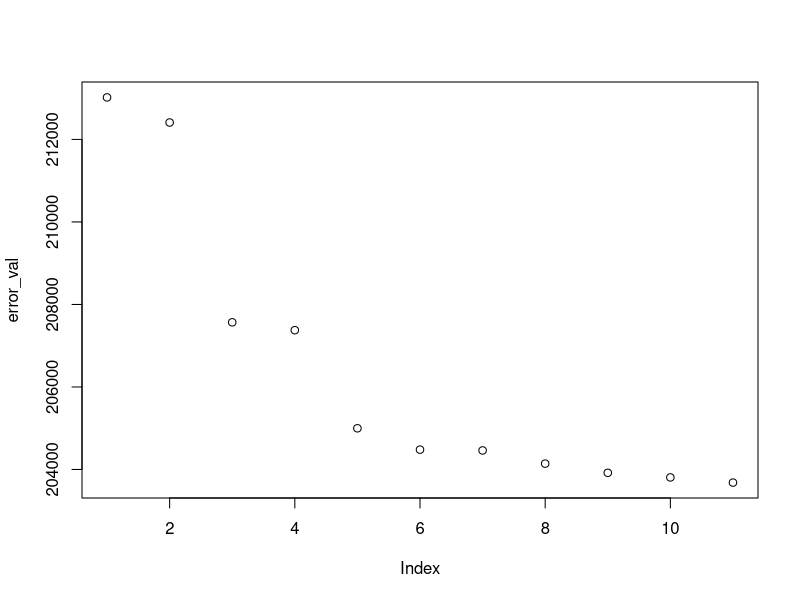
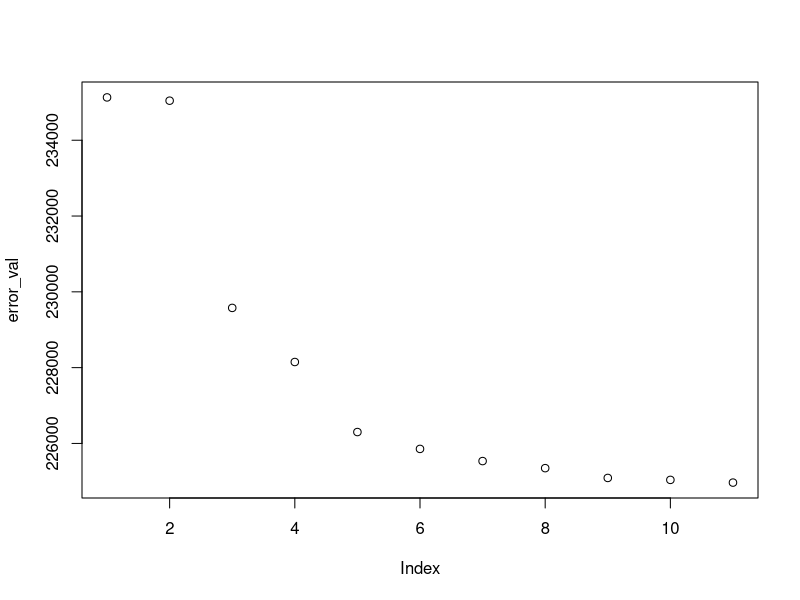
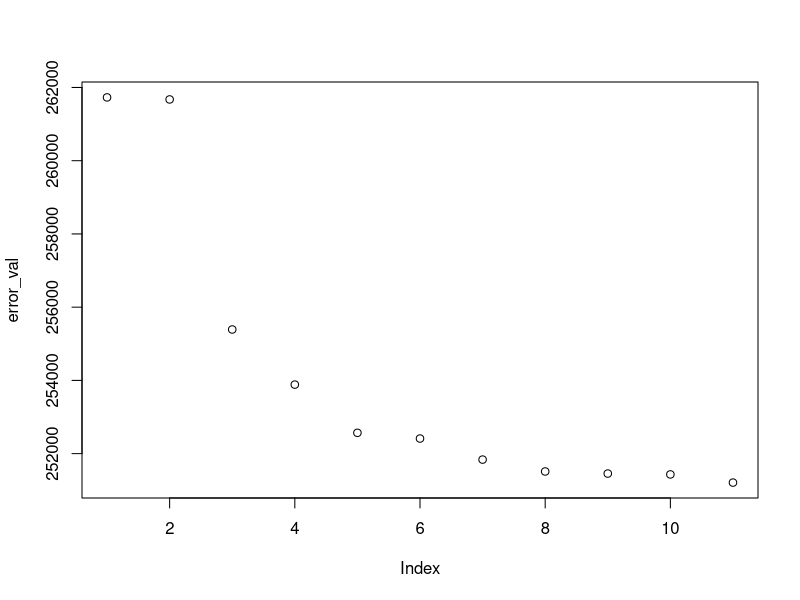
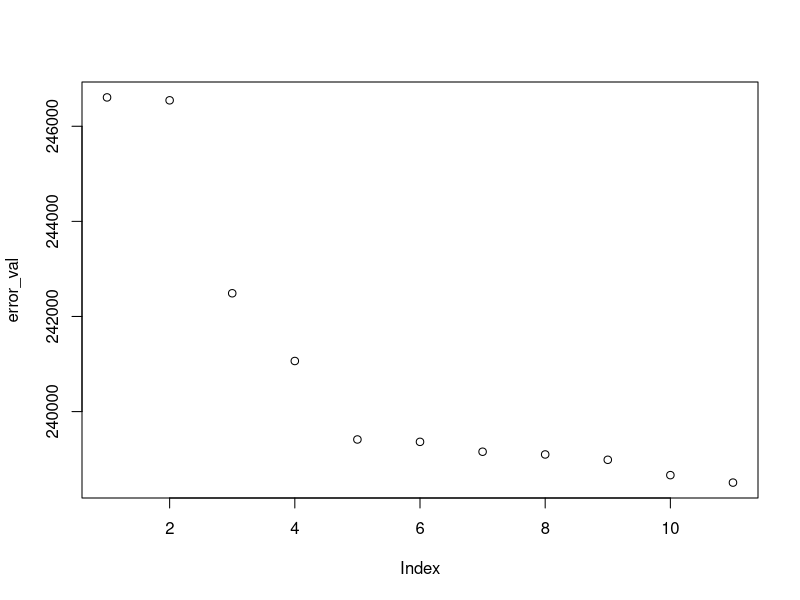
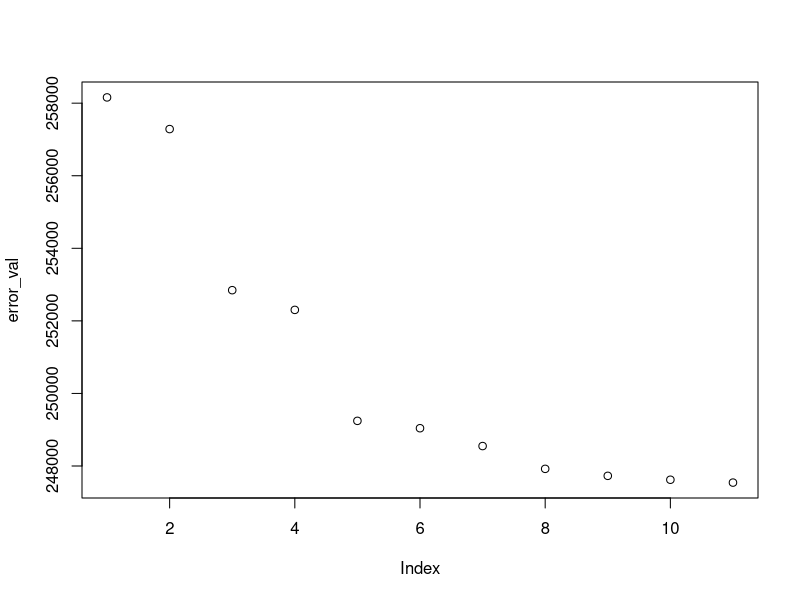
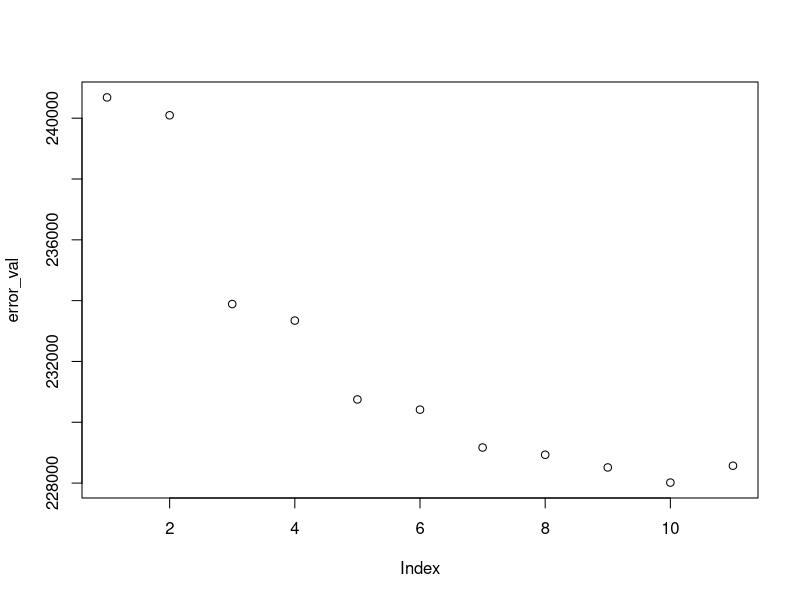
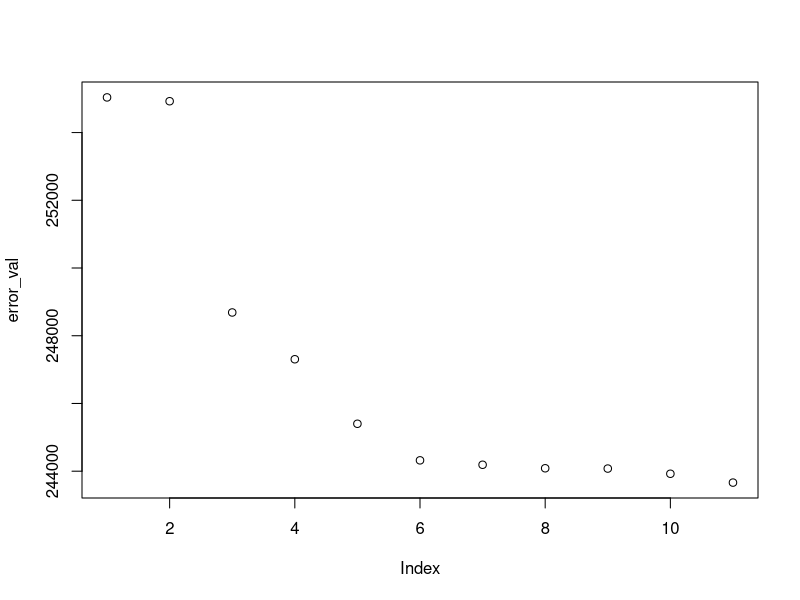
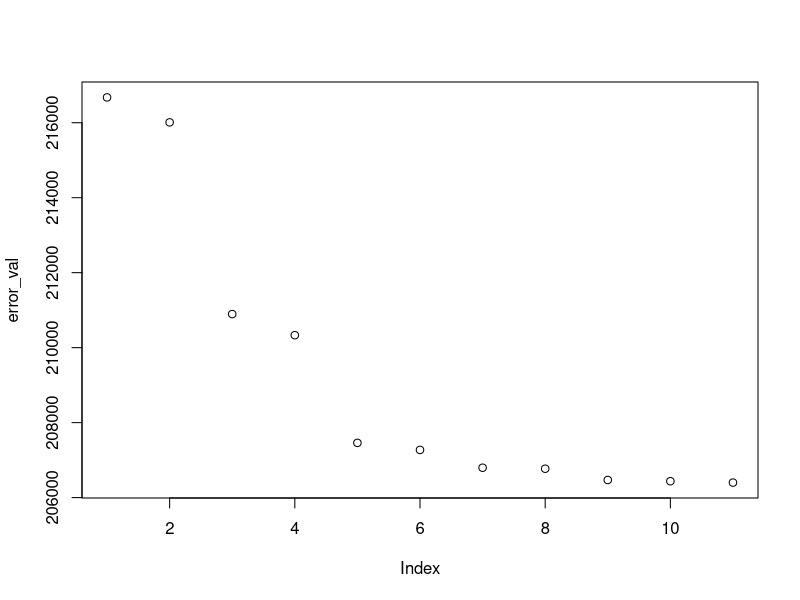

Reproduce these figures in R, in order.
#' Least Angle Regression
#' 
#' Implements the LARS algorithm (Efron et. al. (2004) Least angle regression. Annals of Statistics.)
#' 
#' @param X matrix of predictor variables
#' @param y vector of response variables
#' @param standardise should data be scaled and centred?
#' @param t_vec Vector of bounds for the absolute sum of the betas
#' 

lars <-function(X, y, option="lars", t_vec, standardise=T){
  
  # option = 'lar' implements the vanilla LAR algorithm (default);
  # option = 'lasso' solves the lasso path with a modified LAR algorithm.
  # t -- a vector of increasing positive real numbers. If given, LARS stops and 
  # returns the solution at t.
  #
  # Output:
  #  A -- a sequence of indices that indicate the order of variable inclusions;
  # beta: history of estimated LARS coefficients;
  # mu -- history of estimated mean vector;
  # C -- history of maximal current absolute corrrelations;
  # c -- history of current corrrelations;
  # gamma: history of LARS step size.
  # Note: history is traced by rows. If t is given, beta is just the
  # estimated coefficient vector at the constraint ||beta||_1 = t.
  #
  # This lars function automatically terminates when the current correlations for inactive set are
  # all zeros. The recovered coefficient vector is the last column of beta 
  # with the *lasso* option. 
  
  
  # Standardising the data 
  if (standardise){
    X = scale(X)
    y = y-mean(y)
  }
  
  eps = 1e-10    # Effective zero
  
  # Still need to work in the Lasso, currently set to LARS
  lasso = F
  
  n <- nrow(X)
  p <- ncol(X)
  
  # Maximal number of variables in the final active set
  m = min(p,n-1)
  
  # Double check what this parameter is doing
  T = length(t)
  
  # Initializing the vectors
  beta = matrix(0, 1, p)
  i = 0
  mu_old = matrix(0, n, 1)
  t_prev = 0
  beta_t = matrix(0, T, p)
  ii = 1
  tt = t_vec
  
  # Mean Vector
  mu = matrix(0, n, 1) 
  
  # LARS step lengths
  gamma = numeric() 
  
  # Active Set
  A = c()
  
  # Not Active set
  Ac = 1:p
  
  # number of variables in the current model
  nVars = 0
  
  ##################################################
  # Double  CHECK  FOR LASSO
  signOK = 1
  ##################################################
  
  # LARS loop
  while (nVars < m){
    i = i+1
    # Current correlation
    corr = t(X)%*%(y-mu) 
    
    # Maximal current absolute correlation
    C = max(abs(corr)) 
    
    # Early stopping criteria (DONT REALLY NEED THIS)
    if (C < eps || length(t)<1){
      break 
    }
    
    # For initial step
    if (i == 1){
      addVar = match(C, abs(corr))
    } 
    
    # Check for LASSO
    if (signOK){
      A = c(A,addVar)
      nVars = nVars+1 # Add one variable to active set
    }
    
    ###############################################################
    # New version
    ###############################################################
    s_A = sign(corr[A])
    #print('THESE ARE THE SA')
    #print(s_A)
    Ones_A = rep(1, length(A))
    
    # Update the Inactive set
    Ac = setdiff(1:p,A)    
    nZeros = length(Ac)
    
    # Gram matrix
    X_A = t(t(X[,A]) * s_A)
    G_A = t(X_A) %*% X_A
    invG_A = solve(G_A)
    
    # Computing the normalizing constant
    A_A = 1/sqrt(sum(invG_A))
    
    # Coefficients of equiangular vector u_A
    w_A = A_A[1] * rowSums(invG_A) 
    
    # Equiangular vector
    u_A = X_A %*% w_A  
    
    # Angles/correlation between x_j and u_A
    a = t(X) %*% u_A 
    
    # matrix to hold the two possibilities for the minimization to find gamma
    beta_tmp = matrix(0, p, 1)
    gammaTest = matrix(0, nZeros, 2) 
    
    # If we are using all the covaraites
    if (nVars == m){
      gamma[i] = C/A_A   # Move to the least squares projection
    }
    else{
      for (j in 1:nZeros){
        jj = Ac[j]
        
        # Computing gamma for the LARS step
        gammaTest[j,] = c((C-corr[jj])/(A_A-a[jj]), (C+corr[jj])/(A_A+a[jj]))
      }
      
      # Take the min over only the positive components
      gamma[i] = min(gammaTest[gammaTest>0]) 
      min_j = which(gammaTest==min(gammaTest[gammaTest>0]),arr.ind = TRUE)[1]
      
      # index to add into the Active set
      addVar = unique(Ac[min_j])
    }
    
    # Update coefficient estimates
    beta_tmp[A] = beta[i,A] + gamma[i]*w_A*s_A 
    
    # Check the sign feasibility of lasso
    if (lasso){
      signOK = 1
      gammaTest = -t(beta[i,A])/w_A
      gamma2 = min(gammaTest[gammaTest>0]) # Take the min over only the positive components
      min_j = which(gammaTest==min(gammaTest[gammaTest>0]),arr.ind = TRUE)[1]
      if (gamma2 < gamma[i]){ #The case when sign consistency gets violated
        gamma[i] = gamma2
        beta_tmp[A] = t(beta[i,A]) + gamma[i]*w_A    # Correct the coefficients
        beta_tmp[A[unique(min_j)]] = 0
        A[unique(min_j)] = numeric()  # Delete the zero-crossing variable (keep the ordering)
        nVars = nVars-1
        signOK = 0
      }
    }
    
    
    # # Need to reread this works for t as 1-D vector not sure how it is supposed to work in more than 1
    # #print(t_vec[1])
    # if (Inf != t_vec[1]){
    #   t_now = sum(abs(beta_tmp[A]))
    #   if (t_prev < t_vec[1] && t_now >= t_vec[1]){
    #     beta_t[ii,A] = beta[i,A] + A_A %*% (t_vec[1]-t_prev) %*% t(w_A)    # Compute coefficient estimates corresponding to a specific t
    #     #t_vec = t_vec[-1]
    #     ii = ii+1
    #   }
    #   t_prev = t_now
    # }
    
    mu = mu_old + gamma[i] * u_A # Update mean vector
    mu_old = mu
    beta = rbind(beta, t(beta_tmp))  
  }
  
  list(beta = t(beta), J = A, mu = mu, C = C, c = c, gamma = gamma, t = colSums(abs(t(beta))), method = "LARS")
}


Data <- read.csv(file="diabetes.csv", header=TRUE, sep=",")
Data <- Data[,-1]
X <- Data[, 1:10]
y <- Data[, 11]
e <- rep(0, 11)
#X <- scale(X)
y <- y-mean(y)


 # library(MASS)
 # data('Boston')
 # X <- as.matrix(Boston[,1:13])
 # y <- Boston[,14]
 # 
 # X <- scale(X)
 # y <- y-mean(y)



Cross_Validation_LARS <- function(X, y, split_prop, n_iterations, standardise){
  mean_active_set_size = 0
  error_test = c()
  for (i in 1:n_iterations){
    train_index <- sample(1:length(y),length(y)*split_prop)
    test_index <- setdiff(1:length(y), train_index)
    
    train2_index <- sample(train_index, length(train_index)*split_prop)
    val_index <- setdiff(train_index, train2_index)
    
    X_train2 <- X[train2_index,]
    y_train2 <- y[train2_index]
    
    X_val <- X[val_index,]
    y_val <- y[val_index]
    
    X_test <- X[test_index,]
    y_test <- y[test_index]
    
    results <- lars(X_train2, y_train2, option="lars", t_vec= c(10) , standardise=standardise)
    betas <- results$beta
    predictions_val <- as.matrix(X_val) %*% betas
    
    error_val <- colSums((predictions_val-y_val)**2) + results$t
    
    plot(error_val)
    # e <- e + error_val/100 
    
    index_up_to <- which(min(error_val) == error_val)
    mean_active_set_size <- mean_active_set_size + index_up_to/n_iterations
    Active_set <- results$J
    
    betas_test <- betas[,index_up_to]
    predictions_test <- as.matrix(X_test) %*% betas_test
    # Inactive <- setdiff(1:length(results$t), Active_set[1:index_up_to])
    error_test <- cbind(error_test, colSums((predictions_test-y_test)**2) + results$t[index_up_to])
  }
  
  return(list(error_test = as.vector(error_test), mean_active_set_size = mean_active_set_size) )
}


res <- Cross_Validation_LARS(X = X, y=y , split_prop = 0.9, n_iterations = 100, standardise = T)

res$error_test
# class(results) <- "lars"
# plot(results)
# mean(error_test/length(y_test))
# 
# plot(as.vector(error_test))
# error_test
# results$J
# mean_active_set_size
